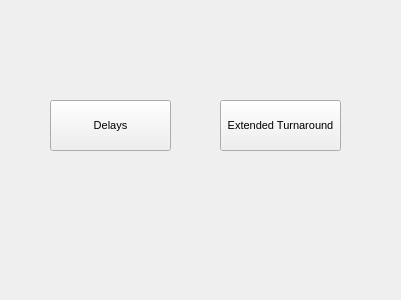
<?xml version="1.0" encoding="UTF-8"?>
<ui version="4.0">
 <class>Variables</class>
 <widget class="QWidget" name="Variables">
  <property name="geometry">
   <rect>
    <x>0</x>
    <y>0</y>
    <width>401</width>
    <height>300</height>
   </rect>
  </property>
  <property name="windowTitle">
   <string>Variables</string>
  </property>
  <widget class="QPushButton" name="delay_button">
   <property name="geometry">
    <rect>
     <x>50</x>
     <y>100</y>
     <width>121</width>
     <height>51</height>
    </rect>
   </property>
   <property name="font">
    <font>
     <pointsize>8</pointsize>
    </font>
   </property>
   <property name="text">
    <string>Delays</string>
   </property>
  </widget>
  <widget class="QPushButton" name="maintenance_button">
   <property name="geometry">
    <rect>
     <x>220</x>
     <y>100</y>
     <width>121</width>
     <height>51</height>
    </rect>
   </property>
   <property name="font">
    <font>
     <pointsize>8</pointsize>
    </font>
   </property>
   <property name="text">
    <string>Extended Turnaround</string>
   </property>
  </widget>
 </widget>
 <resources/>
 <connections/>
</ui>
